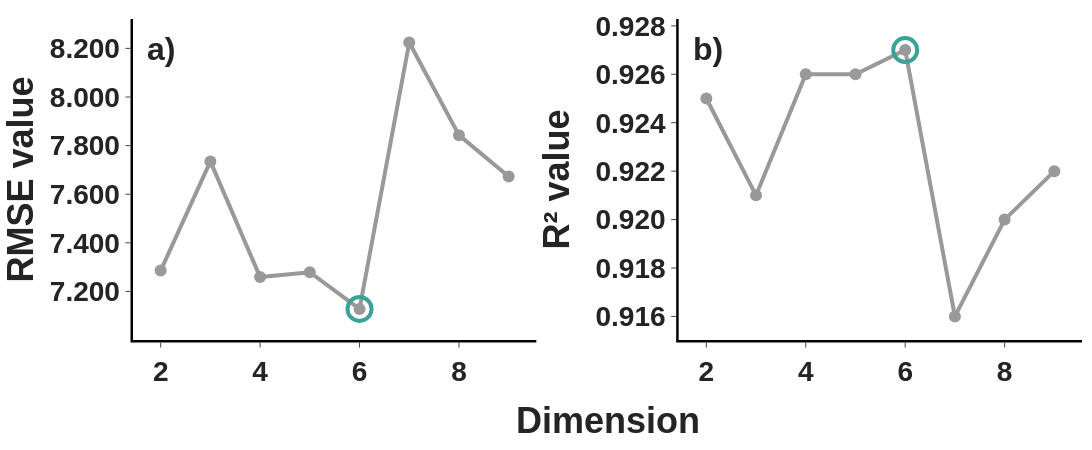

Notebook cell for this chart:
### Code cell
n_components_range = list(range(2, 10))
highlight_k = 6
highlight_index = n_components_range.index(highlight_k)

fig = make_subplots(
    rows=1, cols=2,
    horizontal_spacing=0.15,
    vertical_spacing=0
)

# --- Subplot Data ---
traces = [
    {'y': df['AvgLoss'], 'name': 'RMSE', 'row': 1, 'col': 1, 'y_label': '<b>RMSE value</b>', 'label': 'a)'},
    {'y': df['AvgR2'], 'name': 'R²', 'row': 1, 'col': 2, 'y_label': '<b>R² value</b>', 'label': 'b)'},
]

for t in traces:
    fig.add_trace(
        go.Scatter(
            x=n_components_range, 
            y=t['y'], 
            mode='lines+markers', 
            name=t['name'],
            marker=dict(color='#999999', size=12),
            line=dict(color='#999999', width=4)
        ),
        row=t['row'], col=t['col']
    )

    fig.add_trace(
        go.Scatter(
            x=[highlight_k], 
            y=[t['y'][highlight_index]], 
            mode='markers',
            marker=dict(color='#3AA396', size=24, symbol='circle-open', line=dict(width=4)),
            name=f"Selected k={highlight_k}"
        ),
        row=t['row'], col=t['col']
    )

    fig.update_yaxes(title_text=t['y_label'], row=t['row'], col=t['col'], title_font=dict(size=36, family="Arial", weight="bold"))
    
    fig.add_annotation(
        text=f"<b>{t['label']}</b>",
        xref=f"x{t['col'] if t['col'] > 1 else ''} domain",
        yref=f"y{t['col'] if t['col'] > 1 else ''} domain",
        x=0.03, y=0.97,
        showarrow=False,
        font=dict(size=32, family="Arial", weight="bold"),
        xanchor='left',
        yanchor='top'
    )

fig.update_yaxes(tickformat=".3f", row=1, col=1)
fig.update_yaxes(tickformat=".3f", row=1, col=2)

fig.update_layout(
    height=450,
    width=1200,
    showlegend=False,
    template='simple_white',
    margin=dict(t=10, b=110, l=10, r=10),
    font=dict(family="Arial",size=28,weight="bold")
)

fig.update_xaxes(linewidth=2.5, linecolor='black')
fig.update_yaxes(linewidth=2.5, linecolor='black')

fig.add_annotation(
    text="<b>Dimension</b>",
    xref="paper", yref="paper",
    x=0.5, y=-0.18,
    showarrow=False,
    font=dict(size=36, family="Arial", weight="bold"),
    xanchor='center',
    yanchor='top'
)

fig.show()

### Figure 1 — Plotly figure (JSON) as saved in the notebook; plotly's stock layout.template omitted (floating-point values rounded to 4 significant figures)
{"data": [{"line": {"color": "#999999", "width": 4}, "marker": {"color": "#999999", "size": 12}, "mode": "lines+markers", "name": "RMSE", "type": "scatter", "x": [2, 3, 4, 5, 6, 7, 8, 9], "xaxis": "x", "y": [7.286, 7.735, 7.259, 7.279, 7.128, 8.224, 7.843, 7.673], "yaxis": "y"}, {"marker": {"color": "#3AA396", "line": {"width": 4}, "size": 24, "symbol": "circle-open"}, "mode": "markers", "name": "Selected k=6", "type": "scatter", "x": [6], "xaxis": "x", "y": [7.128], "yaxis": "y"}, {"line": {"color": "#999999", "width": 4}, "marker": {"color": "#999999", "size": 12}, "mode": "lines+markers", "name": "R²", "type": "scatter", "x": [2, 3, 4, 5, 6, 7, 8, 9], "xaxis": "x2", "y": [0.925, 0.921, 0.926, 0.926, 0.927, 0.916, 0.92, 0.922], "yaxis": "y2"}, {"marker": {"color": "#3AA396", "line": {"width": 4}, "size": 24, "symbol": "circle-open"}, "mode": "markers", "name": "Selected k=6", "type": "scatter", "x": [6], "xaxis": "x2", "y": [0.927], "yaxis": "y2"}], "layout": {"annotations": [{"font": {"family": "Arial", "size": 32, "weight": "bold"}, "showarrow": false, "text": "<b>a)</b>", "x": 0.03, "xanchor": "left", "xref": "x domain", "y": 0.97, "yanchor": "top", "yref": "y domain"}, {"font": {"family": "Arial", "size": 32, "weight": "bold"}, "showarrow": false, "text": "<b>b)</b>", "x": 0.03, "xanchor": "left", "xref": "x2 domain", "y": 0.97, "yanchor": "top", "yref": "y2 domain"}, {"font": {"family": "Arial", "size": 36, "weight": "bold"}, "showarrow": false, "text": "<b>Dimension</b>", "x": 0.5, "xanchor": "center", "xref": "paper", "y": -0.18, "yanchor": "top", "yref": "paper"}], "font": {"family": "Arial", "size": 28, "weight": "bold"}, "height": 450, "margin": {"b": 110, "l": 10, "r": 10, "t": 10}, "showlegend": false, "width": 1200, "xaxis": {"anchor": "y", "domain": [0, 0.425], "linecolor": "black", "linewidth": 2.5}, "xaxis2": {"anchor": "y2", "domain": [0.575, 1], "linecolor": "black", "linewidth": 2.5}, "yaxis": {"anchor": "x", "domain": [0, 1], "linecolor": "black", "linewidth": 2.5, "tickformat": ".3f", "title": {"font": {"family": "Arial", "size": 36, "weight": "bold"}, "text": "<b>RMSE value</b>"}}, "yaxis2": {"anchor": "x2", "domain": [0, 1], "linecolor": "black", "linewidth": 2.5, "tickformat": ".3f", "title": {"font": {"family": "Arial", "size": 36, "weight": "bold"}, "text": "<b>R² value</b>"}}}}
